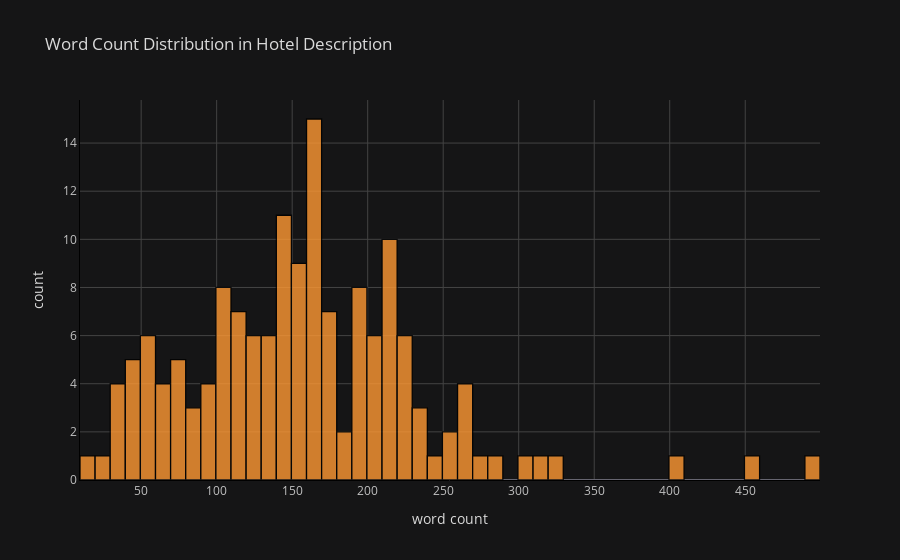

Notebook code cell kept with this figure:
### Code cell
df['word_count'].iplot(
    kind = 'hist',
    bins = 50,
    linecolor = 'black',
    xTitle = 'word count',
    yTitle = 'count',
    title = 'Word Count Distribution in Hotel Description')

### Figure 1 — Plotly figure (JSON) as saved in the notebook; plotly's stock layout.template omitted (floating-point values rounded to 4 significant figures; data arrays with more than 128 entries replaced by an {"elided": "..."} marker saying what was removed)
{"data": [{"histfunc": "count", "histnorm": "", "marker": {"color": "rgba(255, 153, 51, 1.0)", "line": {"color": "#000000", "width": 1.3}}, "name": "word_count", "nbinsx": 50, "opacity": 0.8, "orientation": "v", "type": "histogram", "x": {"elided": "152 int values"}}], "layout": {"barmode": "overlay", "legend": {"bgcolor": "#151516", "font": {"color": "#D9D9D9"}}, "paper_bgcolor": "#151516", "plot_bgcolor": "#151516", "title": {"font": {"color": "#D9D9D9"}, "text": "Word Count Distribution in Hotel Description"}, "xaxis": {"gridcolor": "#434343", "linecolor": "black", "showgrid": true, "tickfont": {"color": "#C2C2C2"}, "title": {"font": {"color": "#D9D9D9"}, "text": "word count"}, "zerolinecolor": "#666570"}, "yaxis": {"gridcolor": "#434343", "linecolor": "black", "showgrid": true, "tickfont": {"color": "#C2C2C2"}, "title": {"font": {"color": "#D9D9D9"}, "text": "count"}, "zerolinecolor": "#666570"}}}
